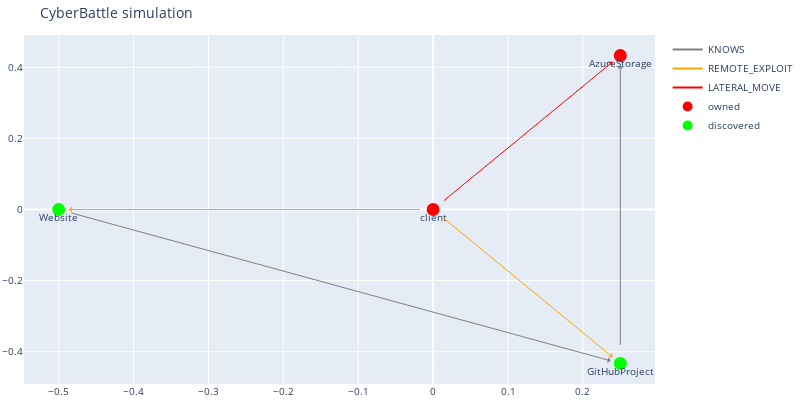

Source (notebook cell):
### Code cell
# 4
blobwithflag = c2.connect_and_infect("client", "AzureStorage", "HTTPS", "SASTOKEN1")
dbg.plot_discovered_network()
blobwithflag

### Figure 1 — Plotly figure (JSON) as saved in the notebook; plotly's stock layout.template omitted (floating-point values rounded to 4 significant figures)
{"data": [{"line": {"color": "gray"}, "mode": "lines", "name": "KNOWS", "type": "scatter", "x": [0], "y": [0]}, {"line": {"color": "orange"}, "mode": "lines", "name": "REMOTE_EXPLOIT", "type": "scatter", "x": [0], "y": [0]}, {"line": {"color": "red"}, "mode": "lines", "name": "LATERAL_MOVE", "type": "scatter", "x": [0], "y": [0]}, {"hoverinfo": "text", "marker": {"color": "#D32F2E", "line": {"color": "rgb(255,0,0)", "width": 8}, "size": 5, "symbol": "circle-dot"}, "mode": "markers+text", "name": "owned", "text": ["client", "AzureStorage"], "textposition": "bottom center", "type": "scatter", "x": [0.0, 0.25], "y": [0.0, 0.433]}, {"hoverinfo": "text", "marker": {"color": "#0e9d00", "line": {"color": "rgb(0,255,0)", "width": 8}, "size": 5, "symbol": "circle-dot"}, "mode": "markers+text", "name": "discovered", "text": ["Website", "GitHubProject"], "textposition": "bottom center", "type": "scatter", "x": [-0.5, 0.25], "y": [-4.371e-08, -0.433]}], "layout": {"annotations": [{"align": "center", "arrowcolor": "gray", "arrowhead": 1, "arrowsize": 1, "arrowwidth": 1, "ax": 0.25, "axref": "x", "ay": -0.433, "ayref": "y", "hovertext": "KNOWS", "opacity": 1, "showarrow": true, "standoff": 10, "startstandoff": 10, "x": 0.25, "xref": "x", "y": 0.433, "yref": "y"}, {"align": "center", "arrowcolor": "gray", "arrowhead": 1, "arrowsize": 1, "arrowwidth": 1, "ax": -0.5, "axref": "x", "ay": -4.371e-08, "ayref": "y", "hovertext": "KNOWS", "opacity": 1, "showarrow": true, "standoff": 10, "startstandoff": 10, "x": 0.25, "xref": "x", "y": -0.433, "yref": "y"}, {"align": "center", "arrowcolor": "orange", "arrowhead": 1, "arrowsize": 1, "arrowwidth": 1, "ax": 0.0, "axref": "x", "ay": 0.0, "ayref": "y", "hovertext": "REMOTE_EXPLOIT", "opacity": 1, "showarrow": true, "standoff": 10, "startstandoff": 10, "x": -0.5, "xref": "x", "y": -4.371e-08, "yref": "y"}, {"align": "center", "arrowcolor": "orange", "arrowhead": 1, "arrowsize": 1, "arrowwidth": 1, "ax": 0.0, "axref": "x", "ay": 0.0, "ayref": "y", "hovertext": "REMOTE_EXPLOIT", "opacity": 1, "showarrow": true, "standoff": 10, "startstandoff": 10, "x": 0.25, "xref": "x", "y": -0.433, "yref": "y"}, {"align": "center", "arrowcolor": "red", "arrowhead": 1, "arrowsize": 1, "arrowwidth": 1, "ax": 0.0, "axref": "x", "ay": 0.0, "ayref": "y", "hovertext": "LATERAL_MOVE", "opacity": 1, "showarrow": true, "standoff": 10, "startstandoff": 10, "x": 0.25, "xref": "x", "y": 0.433, "yref": "y"}], "autosize": false, "font": {"size": 10}, "height": 400, "hovermode": "closest", "margin": {"b": 15, "l": 2, "r": 2, "t": 35}, "showlegend": true, "title": {"text": "CyberBattle simulation"}, "width": 800}}
